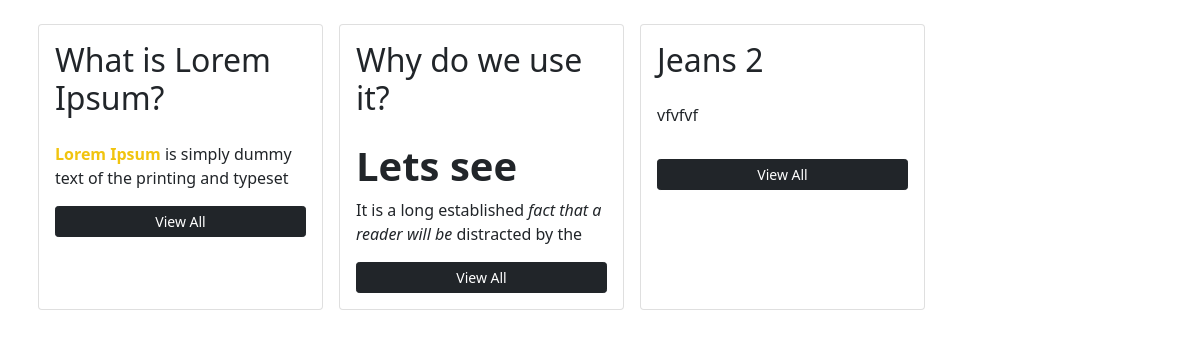
/allpost/, run on the app's committed database.
### comment/models.py (models this page shows)
class Post(models.Model):
    title = models.CharField(max_length=100)
    description =  RichTextField()

### comment/views.py (the view)
# urls.py: path('allpost/',allPostFunction,name="allpost"),
def allPostFunction(request):
    all_data = Post.objects.all()
    return render(request,'html/allPost.html',{'all_data':all_data})

### comment/templates/html/allPost.html (shortened to what this page needs)
{% extends 'html/core.html' %}
{% block content %}
<div class="container">
<div class="row">
{% for data in all_data  %}
<div class="col-md-3 card p-3 mt-4 mx-2">
<h2>{{data.title}}</h2>
<p>
{{data.description |safe |slice:":120"}}
</p>
<a href="{% url 'singlepost' data.id %}" class="btn btn-dark btn-sm ">View All</a>
</div>
{% endfor %}
</div>
</div>
{% endblock content %}

### data on the page
Post: title "What is Lorem Ipsum?", description "Lorem Ipsum is simply dummy text of the printing and typeset"
Post: title "Why do we use it?", description "Lets see It is a long established fact that a reader will be distracted by the"
Post: title "Jeans 2", description "vfvfvf"
